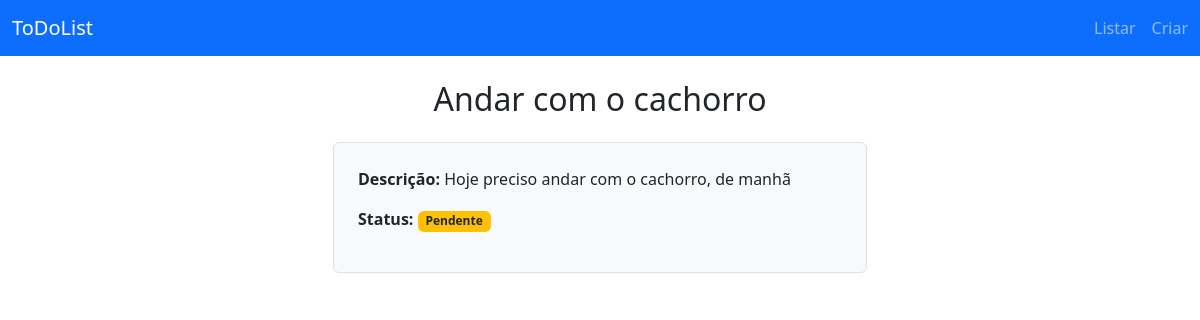
/detalhar/7, run on the app's committed database.
### tarefas/models.py (models this page shows, shortened)
class Tarefa(models.Model):
    titulo = models.CharField(max_length=200)
    descricao = models.TextField(blank = True, null = True)
    concluido = models.BooleanField(default=False)
    data_criacao = models.DateTimeField(auto_now_add=True)

### tarefas/views.py (the view)
# urls.py: path('detalhar/<int:pk>',DetalharTarefa.as_view(), name='detalhar_tarefa'),
class DetalharTarefa(DetailView):
    model = Tarefa
    template_name = 'detalhar_tarefa.html'

### templates/detalhar_tarefa.html
{% extends 'base.html' %}
{% block content %}
<div class="container">
    <div class="row justify-content-center">
        <div class="col-md-6">
            <h2 class="text-center mb-4">{{ object.titulo }}</h2>
            <div class="p-4 border rounded bg-light">
                <p><strong>Descrição:</strong> {{ object.descricao }}</p>
                <p><strong>Status:</strong>
                    <span class="badge {% if object.concluido %} bg-success {% else %} bg-warning text-dark {% endif %}">
                        {% if object.concluido %} Concluído {% else %} Pendente {% endif %}
                    </span>
                </p>
            </div>
        </div>
    </div>
</div>
{% endblock content %}

### data on the page
Tarefa: titulo "Andar com o cachorro", descricao "Hoje preciso andar com o cachorro, de manhã"
